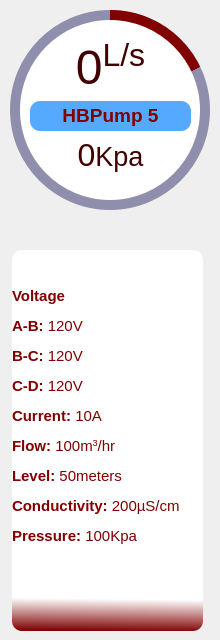
            <widget class="QFrame" name="cirProgBar_6">
             <property name="minimumSize">
              <size>
               <width>220</width>
               <height>220</height>
              </size>
             </property>
             <property name="frameShape">
              <enum>QFrame::NoFrame</enum>
             </property>
             <property name="frameShadow">
              <enum>QFrame::Raised</enum>
             </property>
             <widget class="QFrame" name="cirProg5">
              <property name="geometry">
               <rect>
                <x>10</x>
                <y>10</y>
                <width>200</width>
                <height>200</height>
               </rect>
              </property>
              <property name="styleSheet">
               <string notr="true">QFrame{
border-radius: 100px;
background-color: qconicalgradient(cx:0.5, cy:0.5, angle:90, stop:0.819892 rgba(0, 0, 8, 0), stop:0.820892 rgba(129, 0, 0, 255));
}</string>
              </property>
              <property name="frameShape">
               <enum>QFrame::NoFrame</enum>
              </property>
              <property name="frameShadow">
               <enum>QFrame::Raised</enum>
              </property>
             </widget>
             <widget class="QFrame" name="frame_14">
              <property name="geometry">
               <rect>
                <x>10</x>
                <y>10</y>
                <width>200</width>
                <height>200</height>
               </rect>
              </property>
              <property name="sizePolicy">
               <sizepolicy hsizetype="Preferred" vsizetype="Preferred">
                <horstretch>200</horstretch>
                <verstretch>200</verstretch>
               </sizepolicy>
              </property>
              <property name="minimumSize">
               <size>
                <width>200</width>
                <height>200</height>
               </size>
              </property>
              <property name="styleSheet">
               <string notr="true">QFrame{
border-radius: 100px;
background-color: rgba(77, 77, 127, 150);
}</string>
              </property>
              <property name="frameShape">
               <enum>QFrame::NoFrame</enum>
              </property>
              <property name="frameShadow">
               <enum>QFrame::Raised</enum>
              </property>
             </widget>
             <widget class="QFrame" name="frame_15">
              <property name="geometry">
               <rect>
                <x>20</x>
                <y>20</y>
                <width>180</width>
                <height>180</height>
               </rect>
              </property>
              <property name="styleSheet">
               <string notr="true">QFrame{
border-radius: 90;
	background-color: rgb(255, 255, 255);
}</string>
              </property>
              <property name="frameShape">
               <enum>QFrame::StyledPanel</enum>
              </property>
              <property name="frameShadow">
               <enum>QFrame::Raised</enum>
              </property>
              <widget class="QWidget" name="layoutWidget_6">
               <property name="geometry">
                <rect>
                 <x>10</x>
                 <y>20</y>
                 <width>161</width>
                 <height>134</height>
                </rect>
               </property>
               <layout class="QGridLayout" name="gridLayout_7">
                <item row="3" column="0">
                 <widget class="QLabel" name="progValue10">
                  <property name="font">
                   <font>
                    <pointsize>36</pointsize>
                   </font>
                  </property>
                  <property name="styleSheet">
                   <string notr="true">color: rgb(129, 0, 0);
background-color: rgba(0, 0, 0, 0);</string>
                  </property>
                  <property name="text">
                   <string>&lt;p&gt;&lt;span style=&quot; font-size:24pt; color:#430000;&quot;&gt;0&lt;/span&gt;&lt;span style=&quot; font-size:20pt; color:#430000;&quot;&gt;Kpa&lt;/span&gt;&lt;/p&gt;</string>
                  </property>
                  <property name="alignment">
                   <set>Qt::AlignCenter</set>
                  </property>
                 </widget>
                </item>
                <item row="1" column="0">
                 <widget class="QLabel" name="name_6">
                  <property name="font">
                   <font>
                    <pointsize>12</pointsize>
                    <weight>75</weight>
                    <bold>true</bold>
                   </font>
                  </property>
                  <property name="styleSheet">
                   <string notr="true">color: rgb(129, 0, 0);
background-color: rgb(85, 170, 255);
border-radius: 10px</string>
                  </property>
                  <property name="text">
                   <string>&lt;html&gt;&lt;head/&gt;&lt;body&gt;&lt;p&gt;&lt;span style=&quot; font-size:14pt;&quot;&gt;HBPump 5&lt;/span&gt;&lt;/p&gt;&lt;/body&gt;&lt;/html&gt;</string>
                  </property>
                  <property name="alignment">
                   <set>Qt::AlignCenter</set>
                  </property>
                 </widget>
                </item>
                <item row="0" column="0">
                 <widget class="QLabel" name="progValue9">
                  <property name="font">
                   <font>
                    <pointsize>36</pointsize>
                   </font>
                  </property>
                  <property name="styleSheet">
                   <string notr="true">color: rgb(129, 0, 0);
background-color: rgba(0, 0, 0, 0);</string>
                  </property>
                  <property name="text">
                   <string>&lt;p&gt;&lt;span style=&quot; color:#430000;&quot;&gt;0&lt;/span&gt;&lt;span style=&quot; color:#430000; vertical-align:super;&quot;&gt;L/s&lt;/span&gt;&lt;/p&gt;</string>
                  </property>
                  <property name="alignment">
                   <set>Qt::AlignCenter</set>
                  </property>
                 </widget>
                </item>
               </layout>
              </widget>
             </widget>
             <widget class="QLabel" name="progressTable_5">
              <property name="geometry">
               <rect>
                <x>12</x>
                <y>250</y>
                <width>191</width>
                <height>381</height>
               </rect>
              </property>
              <property name="font">
               <font>
                <pointsize>12</pointsize>
                <weight>75</weight>
                <bold>true</bold>
               </font>
              </property>
              <property name="styleSheet">
               <string notr="true">color: rgb(129, 0, 0);
background-color: qlineargradient(spread:pad, x1:0.426455, y1:1, x2:0.427, y2:0.915045, stop:0 rgba(129, 0, 0, 255), stop:1 rgba(255, 255, 255, 255));
border-radius: 10px</string>
              </property>
              <property name="text">
               <string>&lt;html&gt;&lt;head/&gt;&lt;body&gt;&lt;p&gt;&lt;span style=&quot; font-size:11pt;&quot;&gt;Voltage&lt;/span&gt;&lt;/p&gt;&lt;p&gt;&lt;span style=&quot; font-size:11pt;&quot;&gt;A-B: &lt;/span&gt;&lt;span style=&quot; font-size:11pt; font-weight:400;&quot;&gt;120V&lt;/span&gt;&lt;/p&gt;&lt;p&gt;&lt;span style=&quot; font-size:11pt;&quot;&gt;B-C: &lt;/span&gt;&lt;span style=&quot; font-size:11pt; font-weight:400;&quot;&gt;120V&lt;/span&gt;&lt;/p&gt;&lt;p&gt;&lt;span style=&quot; font-size:11pt;&quot;&gt;C-D: &lt;/span&gt;&lt;span style=&quot; font-size:11pt; font-weight:400;&quot;&gt;120V&lt;/span&gt;&lt;/p&gt;&lt;p&gt;&lt;span style=&quot; font-size:11pt;&quot;&gt;Current: &lt;/span&gt;&lt;span style=&quot; font-size:11pt; font-weight:400;&quot;&gt;10A&lt;/span&gt;&lt;/p&gt;&lt;p&gt;&lt;span style=&quot; font-size:11pt;&quot;&gt;Flow: &lt;/span&gt;&lt;span style=&quot; font-size:11pt; font-weight:400;&quot;&gt;100m&lt;/span&gt;&lt;span style=&quot; font-size:11pt; font-weight:400; vertical-align:super;&quot;&gt;3&lt;/span&gt;&lt;span style=&quot; font-size:11pt; font-weight:400;&quot;&gt;/hr&lt;/span&gt;&lt;/p&gt;&lt;p&gt;&lt;span style=&quot; font-size:11pt;&quot;&gt;Level: &lt;/span&gt;&lt;span style=&quot; font-size:11pt; font-weight:400;&quot;&gt;50meters&lt;/span&gt;&lt;/p&gt;&lt;p&gt;&lt;span style=&quot; font-size:11pt;&quot;&gt;Conductivity: &lt;/span&gt;&lt;span style=&quot; font-size:11pt; font-weight:400;&quot;&gt;200µS/cm&lt;/span&gt;&lt;/p&gt;&lt;p&gt;&lt;span style=&quot; font-size:11pt;&quot;&gt;Pressure: &lt;/span&gt;&lt;span style=&quot; font-size:11pt; font-weight:400;&quot;&gt;100Kpa&lt;/span&gt;&lt;/p&gt;&lt;p&gt;&lt;br/&gt;&lt;/p&gt;&lt;/body&gt;&lt;/html&gt;</string>
              </property>
              <property name="alignment">
               <set>Qt::AlignLeading|Qt::AlignLeft|Qt::AlignVCenter</set>
              </property>
              <property name="margin">
               <number>10</number>
              </property>
             </widget>
             <zorder>frame_14</zorder>
             <zorder>cirProg5</zorder>
             <zorder>frame_15</zorder>
             <zorder>progressTable_5</zorder>
            </widget>
